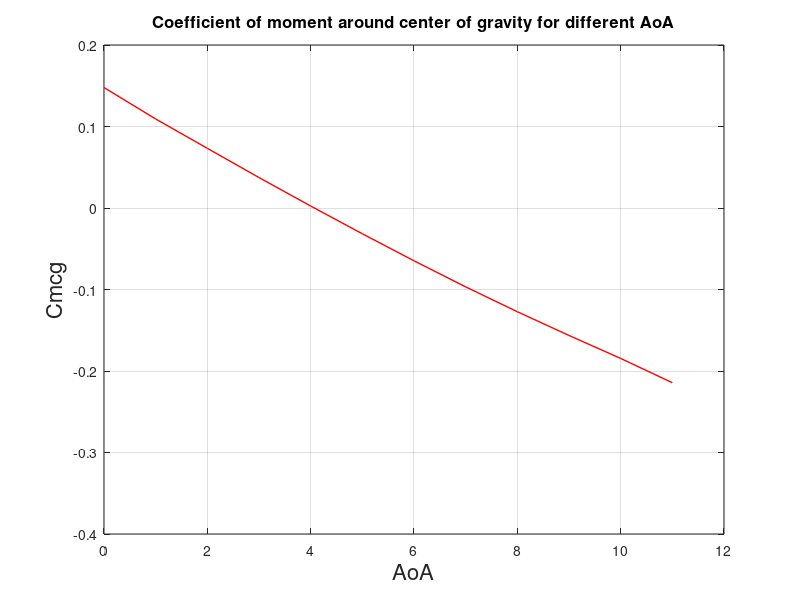

Reproduce this figure in MATLAB.
% Martin Lewis Corona 2024
% Module 10 Aircraft Engineering
% Empennage sizing 
clc
clear
close all

% Given data
W = 100*9.81;                                              % Total weight estimate (N)
Clmax = 2.23;                                               % Maximum lift coefficient
rho = 1.225;                                               % Air density at sea level (kg/m^3)
V = 41.667;                                                % Velocity (m/s)
c_r = 0.85;                                                % Root chord (m)
c_t = c_r*0.3;                                               % Tip chord (m)
lambda = c_t/c_r;                                          % Taper ratio
Span = 2.26*2;                                               % Main Wing span (m)
AreaW = c_t*Span+(c_r-c_t)*Span*0.5;                             % Main wing area (m^2)
AR = (Span^2)/AreaW;                                       % Main wing aspect ratio
MAC = c_r*(2/3)*((1+lambda+lambda^2)/(1+lambda));          % Mean aerodynamic cord

% Assumed data for empennage sizing
%WoF = 0.5;                                                 % Ratio between main wing and fuselage length (assumed as 0.5)
%FLength = Span*WoF;                                        % Fuselage length(m) 
FLength = 3;
LeverLength = 0.6*FLength;                                 % Distance between main wing and tail (0.6 is the value for a tractor propeller engine)
CVertVolume = 0.04;                                        % Vertical tail Volume ratio (assumed for homebuilt props)
CHorVolume = 0.5;                                          % Horizontal tail volume ratio (assumed for homebuilt props)

Vstall = sqrt(W/(0.5*rho*Clmax*AreaW));                    % Stall speed at sea level


% Empennage sizing
AreaVert = (AreaW * Span * CVertVolume)/LeverLength ;      % Surface of vertical stabilizer
AreaHor =  (AreaW * MAC * CHorVolume)/LeverLength ;        % Surface of horizontal stabilizer

AR2= 4;                                                    % Aspect ratio of horizontal stabilizer (usually half of main wing to allow higher aoa without stall)
AR3 = 2;                                                   % Aspect ratio of vertical stabilizer (half of the horizontal since it only has one part, while the horizontal stabilizer hase two parts)
VSpan = sqrt(AreaVert*AR3);                                % Vertical stabilizer span (height)
HSpan = sqrt(AreaHor*AR2);                                 % Horizontal stabilizer span

ctH_r = (2*AreaHor)/((lambda+1)*HSpan);                    % Horizontal stabilizer cord root
ctH_t=lambda*ctH_r;                                        % Horizontal stabilizer cord tip
MAC2 = ctH_r*(2/3)*((1+lambda+lambda^2)/(1+lambda));

ctV_r = (2*AreaVert)/((lambda+1)*VSpan);                   % Vertical stabilizer cord root
ctV_t=lambda*ctV_r;                                        % Vertical stabilizer cord tip


% Elevator sizing 
AreaEL = 0.25*AreaHor;                                      % Area elevator
cEL = AreaEL/HSpan;                                        % Cord elevator (the elevator will be along the whole stabilizer length)

%Rudder sizing
AreaRud = 0.4*AreaVert;                                    % Area rudder
cRud = AreaRud/VSpan;                                      % Cord rudder (the rudder will be along the whole stabilizer length)


a = [0 1 2 3 4 5 6 7 8 9 10 11];                                                     % Angle of attack in degrees
alphaw = a*(pi / 180) ;                                    % Angle of attack of the main wing in RADIANS (angle in degrees *(pi/180) 
it = 2*(pi/180);                                           % Angle of attack of the tail in RADIANS (angle in degrees *(pi/180) FREE CHOICE
at = 6.3;                                                  % Lift curve of the tail slope
aW = 6.334;                                                % Lift curve of the main wing
Cmacw = 0.0152;                                            % Moment coefficient around the aerodynamic center of the main wing
h = 0.12+0.25*MAC+0.25*MAC2;                                                   % Distance between main wing and center of gravity FREE CHOICE
hac = 0.25*c_r;                                            % Aerodynamic center
for i = 1: 12

Cl = [0.0925 0.0128 0.3136 0.4238 0.534 0.6424 0.7480... 
    0.8624 0.9938 1.1293 1.2608 1.3337];                   % Values of lift coefficient for angles of attack going from 0 to 11 degrees)
deda(i) = (2*Cl(a(i)+1))/(pi*AR);                                % Derivative of the downwash angle in respect to the angle of attack 
epsilon0 = (2*0.0925)/(pi*AR);                             % Downwash for a 0 angle of attack
Cm0cg = Cmacw+CHorVolume*at*(it+epsilon0);
Cmcg(i) = Cmacw+aW*alphaw(i)*(h-hac-CHorVolume*(at/aW)* ...
    (1-deda(i)))+CHorVolume*at*(it+epsilon0);                 % Moment coefficient around the center of gravity
dcdalfa = aW*(h-hac-CHorVolume*(at/aW)*(1-deda(i)));          % Derivative of the moment coefficient in respect to the angle of attack
hn = hac+CHorVolume*(at/aW)*(1-deda(i));                      % Neutral point location
deltaH = hn-h;                                             % Static margin

end
plot(a,Cmcg,'Color','r','LineWidth',1)
xlabel('AoA','FontSize',16)
ylabel('Cmcg','FontSize',16)
title('Coefficient of moment around center of gravity for different AoA','FontSize',12)
grid on
% Longitudinal stability analysis
a = 4;                                                     % Angle of attack in degrees
alphaw = a*(pi / 180) ;                                    % Angle of attack of the main wing in RADIANS (angle in degrees *(pi/180) 
it = 2*(pi/180);                                           % Angle of attack of the tail in RADIANS (angle in degrees *(pi/180) FREE CHOICE
at = 6.3;                                                  % Lift curve of the tail slope
aW = 6.334;                                                % Lift curve of the main wing
Cmacw = 0.0152;                                            % Moment coefficient around the aerodynamic center of the main wing
h = 0.12+0.25*MAC+0.25*MAC2;                                                   % Distance between main wing and center of gravity FREE CHOICE
hac = 0.25*c_r;                                            % Aerodynamic center


Cl = [0.0925 0.0128 0.3136 0.4238 0.534 0.6424 0.7480... 
    0.8624 0.9938 1.1293 1.2608 1.3337];                   % Values of lift coefficient for angles of attack going from 0 to 11 degrees)
deda = (2*Cl(a+1))/(pi*AR);                                % Derivative of the downwash angle in respect to the angle of attack 
epsilon0 = (2*0.0925)/(pi*AR);                             % Downwash for a 0 angle of attack
Cm0cg = Cmacw+CHorVolume*at*(it+epsilon0);
Cmcg = Cmacw+aW*alphaw*(h-hac-CHorVolume*(at/aW)* ...
    (1-deda))+CHorVolume*at*(it+epsilon0);                 % Moment coefficient around the center of gravity
dcdalfa = aW*(h-hac-CHorVolume*(at/aW)*(1-deda));          % Derivative of the moment coefficient in respect to the angle of attack
hn = hac+CHorVolume*(at/aW)*(1-deda);                      % Neutral point location
deltaH = hn-h;                                             % Static margin


% Drag calculation
e = 0.8;                                                   % Oswald efficiency
Cltail = it*at;                                            % Lift coefficient of tail
Cd0 = 0.01;                                                % Drag coefficient for 0 angle of attack
Cdi = (Cltail^2)/(pi*AR2*e);                               % Lift induced drag coefficient
DragHor = 0.5 * (Cdi+Cd0) * rho * V^2 * AreaHor;           % Drag produced by the Horizontal stabilizer
DragVert = 0.5 * (Cd0) * rho * V^2 * AreaVert;             % Drag produced by the vertical stabilizer
Drag = DragVert + DragHor;                                 % Total drag produced by the tail 
Lifttail = 0.5 * Cltail * rho * V^2 * AreaHor;             % Lift generated by the tail